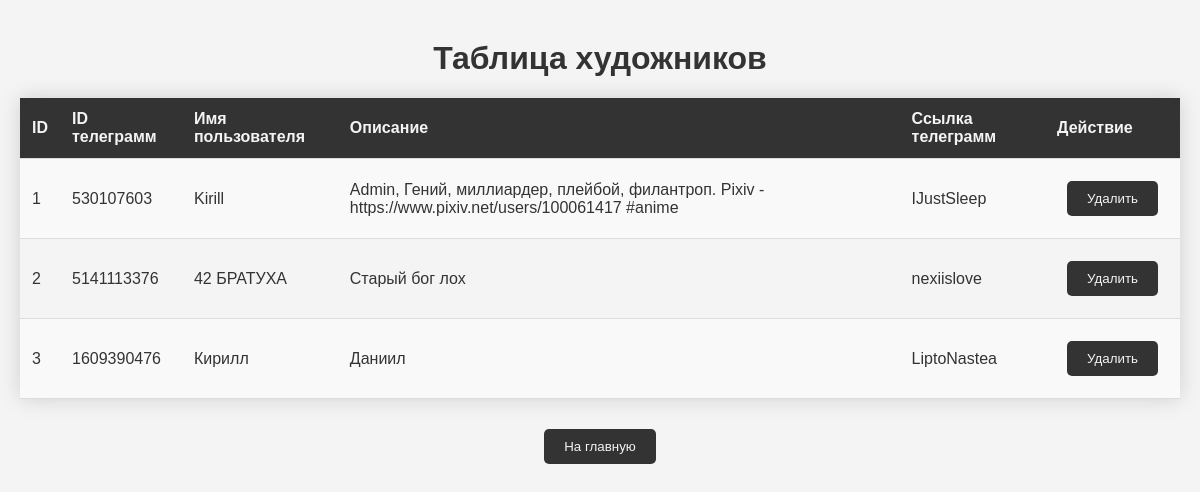
The page /artist on the database its author committed.
### tables this page shows
CREATE TABLE artist (
                id INTEGER PRIMARY KEY AUTOINCREMENT,
                tgid TEXT UNIQUE,
                name TEXT,
                style TEXT,
                username TEXT
            );

### app.py (the view)
@app.route('/artist')
def artist():
    db = get_db()
    cursor = db.cursor()
    cursor.execute('SELECT * FROM artist')
    rows = cursor.fetchall()
    return render_template('artist.html', rows=rows)

### app.py (called while the page is built)
def get_db():
    db = getattr(g, '_database', None)
    if db is None:
        db = g._database = sqlite3.connect(DATABASE)
    return db

@app.teardown_appcontext
def close_connection(exception):
    db = getattr(g, '_database', None)
    if db is not None:
        db.close()

### templates/artist.html (shortened to what this page needs)
<!DOCTYPE html>
<html lang="en">
<head>
    <link rel="stylesheet" href="{{ url_for('static', filename='styles.css') }}">
</head>
<body>
    <h1>Таблица художников</h1>
    <table>
        <tr>
            <th>ID</th>
            <th>ID телеграмм</th>
            <th>Имя пользователя</th>
            <th>Описание</th>
            <th>Ссылка телеграмм</th>
            <th>Действие</th>
        </tr>
        {% for row in rows %}
        <tr>
            <td>{{ row[0] }}</td>
            <td>{{ row[1] }}</td>
            <td>{{ row[2] }}</td>
            <td>{{ row[3] }}</td>
            <td><a href="https://t.me/{{ row[4] }}" target="_blank">{{ row[4] }}</a></td>
            <td><a href="/delete_artist/{{ row[0] }}"><button>Удалить</button></a></td>
        </tr>
        {% endfor %}
    </table>
    <div class="center">
        <a href="/"><button>На главную</button></a>
    </div>
</body>
</html>

### static/styles.css (style rules this page uses)
body { font-family: Arial, sans-serif; background-color: #f4f4f4; margin: 0; padding: 0; }
h1 { text-align: center; margin-top: 20px; }
table { margin: 20px auto; border-collapse: collapse; width: 80%; box-shadow: 0 0 20px rgba(0, 0, 0, 0.15); }
th, td { padding: 12px; text-align: left; border-bottom: 1px solid #ddd; }
th { background-color: #4CAF50; color: white; }
tr:nth-child(even) { background-color: #f2f2f2; }
button { background-color: #4CAF50; color: white; padding: 10px 20px; border: none; cursor: pointer; margin: 10px; }
a { text-decoration: none; color: white; }

### templates/artist.html (style rules this page uses)
:root { --primary-color: #ffcc00; --secondary-color: #333333; --background-color: #f4f4f4; --text-color: #333333; --accent-color: #ff6600; }
body { font-family: 'Arial', sans-serif; margin: 0; padding: 20px; background-color: var(--background-color); color: var(--text-color); }
h1 { text-align: center; color: var(--secondary-color); }
table { width: 100%; border-collapse: collapse; margin: 20px 0; }
th, td { padding: 12px; text-align: left; border-bottom: 1px solid #ddd; }
th { background-color: var(--secondary-color); color: var(--background-color); }
tr:nth-child(even) { background-color: #f9f9f9; }
a { text-decoration: none; color: var(--secondary-color); }
button { background-color: var(--secondary-color); color: var(--background-color); border: none; padding: 10px 20px; cursor: pointer; border-radius: 5px; transition: background-color 0.3s; }
.center { text-align: center; margin-top: 20px; }

### rows shown on the page
artist: id "1", tgid "530107603", name "Kirill", style "Admin, Гений, миллиардер, плейбой, филантроп. Pixiv - https://www.pixiv.net/users/100061417 #anime", username "IJustSleep"
artist: id "2", tgid "5141113376", name "42 БРАТУХА", style "Старый бог лох", username "nexiislove"
artist: id "3", tgid "1609390476", name "Кирилл", style "Даниил", username "LiptoNastea"
